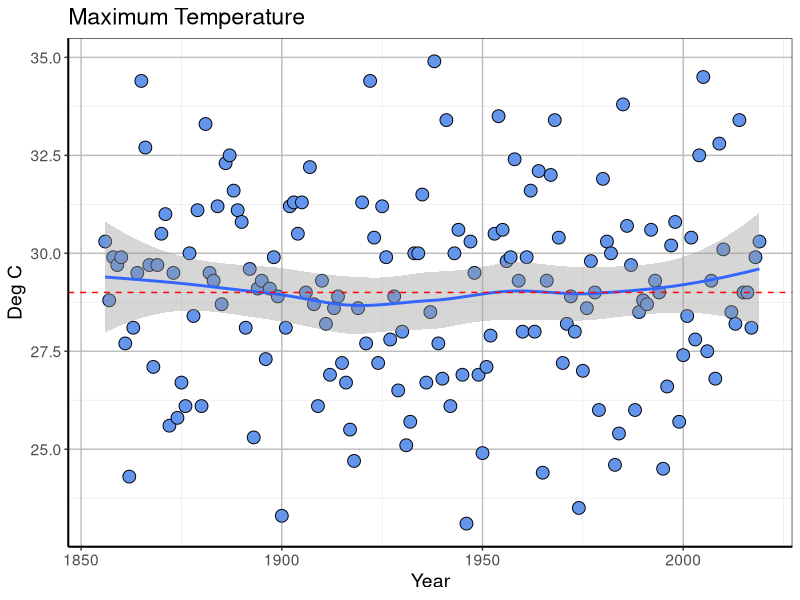

Generate this figure with R:

library(tidyverse)
library(reshape2)


#Extracts the maximum temperature for a month --------------------------------------

dataw <- read.csv("data/melbourne.csv", header = TRUE)

input <- dataw %>%
        filter(Month == 4) %>%
        group_by(Year) %>%
        summarise(Max_month = max(Max))


plot <- ggplot(input, aes(x=Year, y = Max_month)) +
        geom_point(size=4, shape=21, colour = "black", fill = "cornflowerblue") +
        geom_smooth(method=loess) +
        labs(title = "Maximum Temperature", y = "Deg C") +
        geom_hline(yintercept = 29, lty = 2, col ="red") +
        theme_bw() +
        theme(panel.grid.major = element_line(size = 0.5, color = "grey"), 
              axis.line = element_line(size = 0.7, color = "black"), text = element_text(size = 14))
plot


#ggsave("temp_september_max.png", device = NULL, width = 10, height = 5, dpi = 100)
